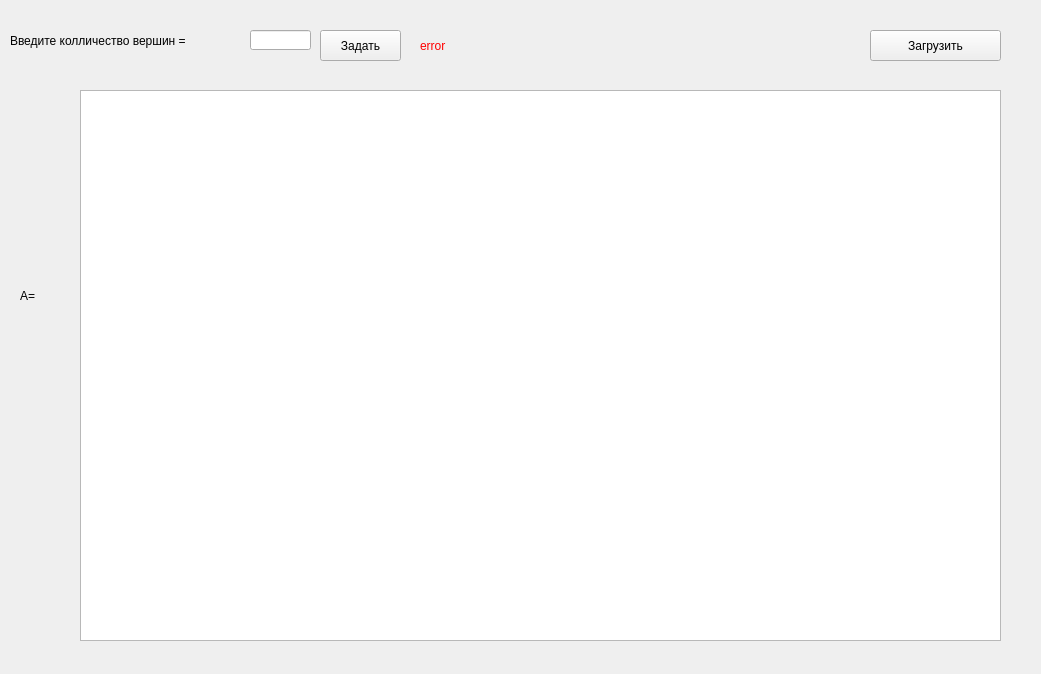
<?xml version="1.0" encoding="UTF-8"?>
<ui version="4.0">
 <class>MainWindow</class>
 <widget class="QMainWindow" name="MainWindow">
  <property name="geometry">
   <rect>
    <x>0</x>
    <y>0</y>
    <width>1041</width>
    <height>674</height>
   </rect>
  </property>
  <property name="windowTitle">
   <string>MainWindow</string>
  </property>
  <property name="styleSheet">
   <string notr="true">font: 12pt &quot;MS Shell Dlg 2&quot;;</string>
  </property>
  <widget class="QWidget" name="centralwidget">
   <widget class="QLabel" name="label">
    <property name="geometry">
     <rect>
      <x>10</x>
      <y>30</y>
      <width>241</width>
      <height>21</height>
     </rect>
    </property>
    <property name="text">
     <string>Введите колличество вершин = </string>
    </property>
   </widget>
   <widget class="QLineEdit" name="kolV">
    <property name="geometry">
     <rect>
      <x>250</x>
      <y>30</y>
      <width>61</width>
      <height>20</height>
     </rect>
    </property>
    <property name="text">
     <string/>
    </property>
    <property name="maxLength">
     <number>3</number>
    </property>
   </widget>
   <widget class="QPushButton" name="MatrBut">
    <property name="geometry">
     <rect>
      <x>320</x>
      <y>30</y>
      <width>81</width>
      <height>31</height>
     </rect>
    </property>
    <property name="text">
     <string>Задать</string>
    </property>
   </widget>
   <widget class="QTableWidget" name="MatrA">
    <property name="geometry">
     <rect>
      <x>80</x>
      <y>90</y>
      <width>921</width>
      <height>551</height>
     </rect>
    </property>
    <property name="minimumSize">
     <size>
      <width>47</width>
      <height>51</height>
     </size>
    </property>
    <property name="maximumSize">
     <size>
      <width>921</width>
      <height>551</height>
     </size>
    </property>
   </widget>
   <widget class="QLabel" name="label_2">
    <property name="geometry">
     <rect>
      <x>20</x>
      <y>280</y>
      <width>47</width>
      <height>31</height>
     </rect>
    </property>
    <property name="styleSheet">
     <string notr="true">font: 20pt &quot;MS Shell Dlg 2&quot;;</string>
    </property>
    <property name="text">
     <string>A=</string>
    </property>
   </widget>
   <widget class="QLabel" name="Error">
    <property name="geometry">
     <rect>
      <x>420</x>
      <y>30</y>
      <width>261</width>
      <height>31</height>
     </rect>
    </property>
    <property name="styleSheet">
     <string notr="true">color: rgb(255, 0, 0);</string>
    </property>
    <property name="text">
     <string>error</string>
    </property>
   </widget>
   <widget class="QPushButton" name="loadBut">
    <property name="geometry">
     <rect>
      <x>870</x>
      <y>30</y>
      <width>131</width>
      <height>31</height>
     </rect>
    </property>
    <property name="text">
     <string>Загрузить</string>
    </property>
   </widget>
  </widget>
 </widget>
 <resources/>
 <connections/>
</ui>
